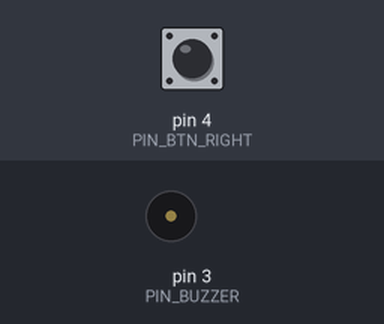
Simulated run of this sketch. Board: Arduino Uno, built with avr-gcc and run on an emulated ATmega328P. Shown: buzzer (waves = sounding). Inputs (shaded band) come from the test bench; at power-on: pin 4 (PIN_BTN_RIGHT) HIGH.

Above: at 1.2 s.
1.3 s: pin 4 (PIN_BTN_RIGHT) pulled LOW for 1 s
At 1.7 s:
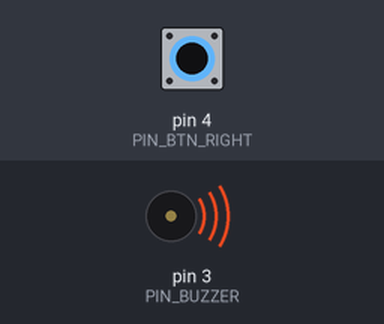
3.8 s: pin 4 (PIN_BTN_RIGHT) pulled LOW for 3.2 s
At 8.5 s:
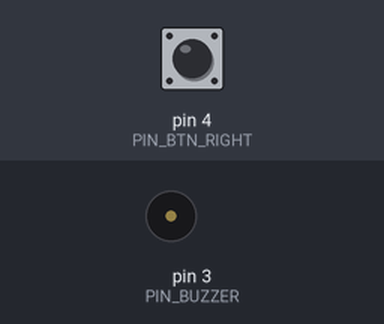
Timing chart, 0 to 10.0 s (numbered marks = the images above; inputs shaded):
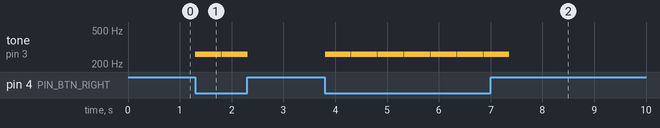

Measured:
- after the input at 1.3 s, tone on pin 3 (PIN_BUZZER): alternates 261 Hz for 0.50 s and silent for 0.01 s, 4 changes in all, then stays silent, starting at once
- after the input at 3.8 s, tone on pin 3 (PIN_BUZZER): alternates 261 Hz for 0.50 s and silent for 0.01 s, 14 changes in all, then stays silent, starting at once

The sketch:

Jellibi-CAM-03-01-Button-Buzzer.ino
```cpp
#define PIN_BUZZER    3 // 부저 핀 번호
#define PIN_BTN_RIGHT 4 // 오른쪽 버튼 핀 번호

void  setup() {
  pinMode(PIN_BUZZER, OUTPUT);   // 출력 핀으로 설정
  pinMode(PIN_BTN_RIGHT, INPUT); // 입력 핀으로 설정

  noTone(PIN_BUZZER);  // 스피커 끄기(음소거)
}

void  loop() {
  if(digitalRead(PIN_BTN_RIGHT) == 0) // 버튼 눌림?
  {
    tone( PIN_BUZZER, 261 );  // "도" 음 연주
    delay( 500 );
  }

  noTone( PIN_BUZZER );  // 음소거(mute)
  delay( 10 );  // 10 msec 후에 다시 눌림 체크
}
```
